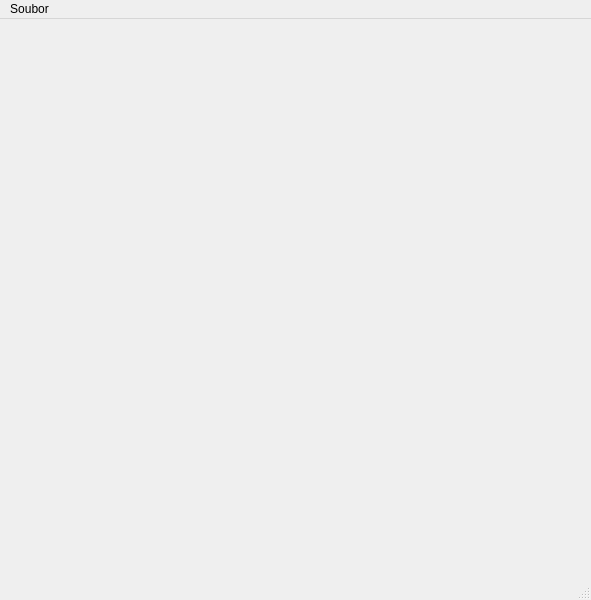
<?xml version="1.0" encoding="UTF-8"?>
<ui version="4.0">
 <class>MainWindow</class>
 <widget class="QMainWindow" name="MainWindow">
  <property name="geometry">
   <rect>
    <x>0</x>
    <y>0</y>
    <width>591</width>
    <height>600</height>
   </rect>
  </property>
  <property name="windowTitle">
   <string>MainWindow</string>
  </property>
  <widget class="QWidget" name="centralWidget"/>
  <widget class="QMenuBar" name="menuBar">
   <property name="geometry">
    <rect>
     <x>0</x>
     <y>0</y>
     <width>591</width>
     <height>19</height>
    </rect>
   </property>
   <widget class="QMenu" name="menuSoubor">
    <property name="title">
     <string>Soubor</string>
    </property>
    <addaction name="actionAddGame"/>
   </widget>
   <addaction name="menuSoubor"/>
  </widget>
  <widget class="QStatusBar" name="statusBar"/>
  <action name="actionAddGame">
   <property name="text">
    <string>Pridat hru</string>
   </property>
   <property name="shortcut">
    <string>Ctrl+P</string>
   </property>
  </action>
 </widget>
 <layoutdefault spacing="6" margin="11"/>
 <resources/>
 <connections/>
</ui>
